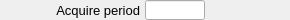
    <widget class="PyDMFrame" name="composite_1">
      <property name="geometry">
        <rect>
          <x>35</x>
          <y>55</y>
          <width>290</width>
          <height>20</height>
        </rect>
      </property>
      <widget class="QLabel" name="text_1">
        <property name="geometry">
          <rect>
            <x>0</x>
            <y>0</y>
            <width>140</width>
            <height>20</height>
          </rect>
        </property>
        <property name="text">
          <string>Acquire period</string>
        </property>
        <property name="font" stdset="0">
          <font>
            <pointsize>10</pointsize>
          </font>
        </property>
        <property name="brush" stdset="0">
          <brush brushstyle="SolidPattern">
            <color alpha="255">
              <red>0</red>
              <green>0</green>
              <blue>0</blue>
            </color>
          </brush>
        </property>
        <property name="toolTip">
          <string>text_1</string>
        </property>
        <property name="alignment">
          <set>Qt::AlignRight|Qt::AlignTrailing|Qt::AlignVCenter</set>
        </property>
        <property name="styleSheet">
          <string notr="true">QLabel#text_1 {
  color: rgb(0, 0, 0);
  }</string>
        </property>
      </widget>
      <widget class="PyDMLineEdit" name="text_entry_1">
        <property name="geometry">
          <rect>
            <x>145</x>
            <y>0</y>
            <width>60</width>
            <height>20</height>
          </rect>
        </property>
        <property name="channel" stdset="0">
          <string>ca://${prefix}AcquirePeriod</string>
        </property>
        <property name="toolTip">
          <string>${prefix}AcquirePeriod</string>
        </property>
        <property name="font" stdset="0">
          <font>
            <pointsize>10</pointsize>
          </font>
        </property>
        <property name="styleSheet">
          <string notr="true">PyDMLineEdit#text_entry_1 {
  color: rgb(0, 0, 0);
  background-color: rgb(115, 223, 255);
  border: 1px solid black;
  margin: 0px;
  padding: 0px;
  spacing: 0px;
  }</string>
        </property>
      </widget>
      <widget class="PyDMLabel" name="text_update_1">
        <property name="geometry">
          <rect>
            <x>210</x>
            <y>1</y>
            <width>80</width>
            <height>18</height>
          </rect>
        </property>
        <property name="toolTip">
          <string>PV: ${prefix}AcquirePeriod_RBV</string>
        </property>
        <property name="channel" stdset="0">
          <string>ca://${prefix}AcquirePeriod_RBV</string>
        </property>
        <property name="font" stdset="0">
          <font>
            <pointsize>10</pointsize>
          </font>
        </property>
        <property name="alignment">
          <set>Qt::AlignLeading|Qt::AlignLeft|Qt::AlignVCenter</set>
        </property>
        <property name="textInteractionFlags">
          <set>Qt::TextSelectableByKeyboard|Qt::TextSelectableByMouse</set>
        </property>
        <property name="styleSheet">
          <string notr="true">PyDMLabel#text_update_1 {
  color: rgb(10, 0, 184);
  background-color: rgb(187, 187, 187);
  }</string>
        </property>
      </widget>
    </widget>
